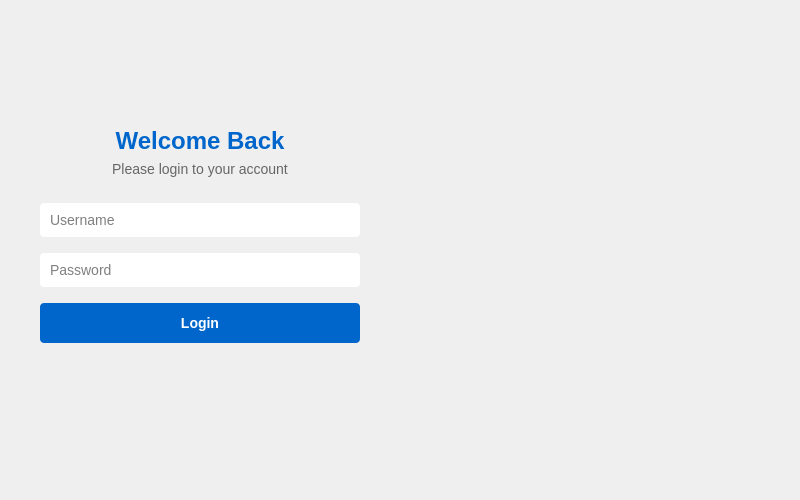
<?xml version="1.0" encoding="UTF-8"?>
<ui version="4.0">
 <class>LoginScreen</class>
 <widget class="QWidget" name="LoginScreen">
  <property name="geometry">
   <rect>
    <x>0</x>
    <y>0</y>
    <width>800</width>
    <height>500</height>
   </rect>
  </property>
  <property name="windowTitle">
   <string>Asset Management System - Login</string>
  </property>
  <layout class="QHBoxLayout" name="horizontalLayout">
   <property name="spacing">
    <number>0</number>
   </property>
   <property name="leftMargin">
    <number>0</number>
   </property>
   <property name="topMargin">
    <number>0</number>
   </property>
   <property name="rightMargin">
    <number>0</number>
   </property>
   <property name="bottomMargin">
    <number>0</number>
   </property>
   <item>
    <widget class="QFrame" name="leftFrame">
     <property name="minimumSize">
      <size>
       <width>400</width>
       <height>0</height>
      </size>
     </property>
     <!-- <property name="styleSheet">
      <string notr="true">background-color: white;</string>
     </property> -->
     <property name="frameShape">
      <enum>QFrame::NoFrame</enum>
     </property>
     <layout class="QVBoxLayout" name="verticalLayout">
      <property name="leftMargin">
       <number>40</number>
      </property>
      <property name="topMargin">
       <number>40</number>
      </property>
      <property name="rightMargin">
       <number>40</number>
      </property>
      <property name="bottomMargin">
       <number>40</number>
      </property>
      <item>
       <spacer name="verticalSpacer">
        <property name="orientation">
         <enum>Qt::Vertical</enum>
        </property>
        <property name="sizeHint" stdset="0">
         <size>
          <width>20</width>
          <height>40</height>
         </size>
        </property>
       </spacer>
      </item>
      <item>
       <widget class="QLabel" name="titleLabel">
        <property name="styleSheet">
         <string notr="true">font-size: 24px;
color: #0066cc;
font-weight: bold;</string>
        </property>
        <property name="text">
         <string>Welcome Back</string>
        </property>
        <property name="alignment">
         <set>Qt::AlignCenter</set>
        </property>
       </widget>
      </item>
      <item>
       <widget class="QLabel" name="subtitleLabel">
        <property name="styleSheet">
         <string notr="true">color: #666666;
font-size: 14px;
margin-bottom: 20px;</string>
        </property>
        <property name="text">
         <string>Please login to your account</string>
        </property>
        <property name="alignment">
         <set>Qt::AlignCenter</set>
        </property>
       </widget>
      </item>
      <item>
       <widget class="QLineEdit" name="usernameInput">
        <property name="minimumSize">
         <size>
          <width>0</width>
          <height>40</height>
         </size>
        </property>
        <property name="styleSheet">
         <string notr="true">#usernameInput {
    border: 1px ;
    border-radius: 4px;
    padding: 8px;
    margin-bottom: 10px;
    font-size: 14px;
}
#usernameInput:focus {
    border: 2px solid #0066cc;
}</string>
        </property>
        <property name="placeholderText">
         <string>Username</string>
        </property>
       </widget>
      </item>
      <item>
       <widget class="QLineEdit" name="passwordInput">
        <property name="minimumSize">
         <size>
          <width>0</width>
          <height>40</height>
         </size>
        </property>
        <property name="styleSheet">
         <string notr="true">#passwordInput {
    border: 1px ;
    border-radius: 4px;
    padding: 8px;
    margin-bottom: 10px;
    font-size: 14px;
}
#passwordInput:focus {
    border: 2px solid #0066cc;
}</string>
        </property>
        <property name="echoMode">
         <enum>QLineEdit::Password</enum>
        </property>
        <property name="placeholderText">
         <string>Password</string>
        </property>
       </widget>
      </item>
      <item>
       <widget class="QPushButton" name="loginButton">
        <property name="minimumSize">
         <size>
          <width>0</width>
          <height>40</height>
         </size>
        </property>
        <property name="styleSheet">
         <string notr="true">#loginButton {
    background-color: #0066cc;
    color: white;
    border: none;
    border-radius: 4px;
    font-size: 14px;
    font-weight: bold;
}
#loginButton:hover {
    background-color: #0055aa;
}
#loginButton:pressed {
    background-color: #004488;
}</string>
        </property>
        <property name="text">
         <string>Login</string>
        </property>
       </widget>
      </item>
      <item>
       <widget class="QLabel" name="errorLabel">
        <property name="styleSheet">
         <string notr="true">color: #ff0000;
font-size: 12px;
margin-top: 10px;</string>
        </property>
        <property name="text">
         <string/>
        </property>
        <property name="alignment">
         <set>Qt::AlignCenter</set>
        </property>
       </widget>
      </item>
      <item>
       <spacer name="verticalSpacer_2">
        <property name="orientation">
         <enum>Qt::Vertical</enum>
        </property>
        <property name="sizeHint" stdset="0">
         <size>
          <width>20</width>
          <height>40</height>
         </size>
        </property>
       </spacer>
      </item>
     </layout>
    </widget>
   </item>
   <item>
    <widget class="QFrame" name="rightFrame">
     <property name="minimumSize">
      <size>
       <width>400</width>
       <height>0</height>
      </size>
     </property>

     <property name="frameShape">
      <enum>QFrame::NoFrame</enum>
     </property>
     <layout class="QVBoxLayout" name="verticalLayout_2">
       <property name="spacing">
        <number>0</number>
       </property>
       <property name="leftMargin">
        <number>0</number>
       </property>
       <property name="topMargin">
        <number>0</number>
       </property>
       <property name="rightMargin">
        <number>0</number>
       </property>
       <property name="bottomMargin">
        <number>0</number>
       </property>
       <item>
        <widget class="QLabel" name="backgroundLabel">
         <property name="sizePolicy">
          <sizepolicy hsizetype="Expanding" vsizetype="Expanding">
           <horstretch>0</horstretch>
           <verstretch>0</verstretch>
          </sizepolicy>
         </property>
         <property name="styleSheet">
          <string notr="true">background-position: center;</string>
         </property>
         <property name="text">
          <string/>
         </property>
         <property name="scaledContents">
          <bool>true</bool>
         </property>
        </widget>
       </item>
     </layout>
    </widget>
   </item>
  </layout>
 </widget>
 <resources/>
 <connections/>
</ui>
